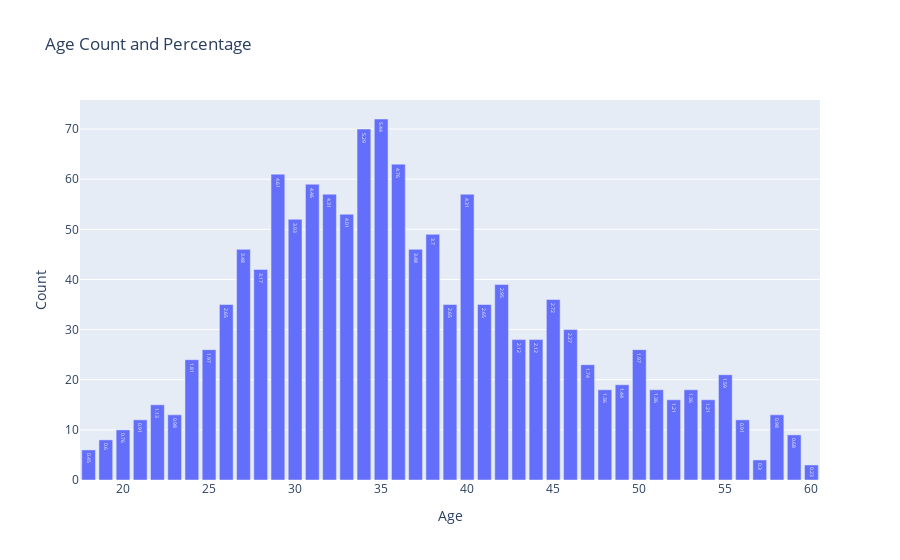
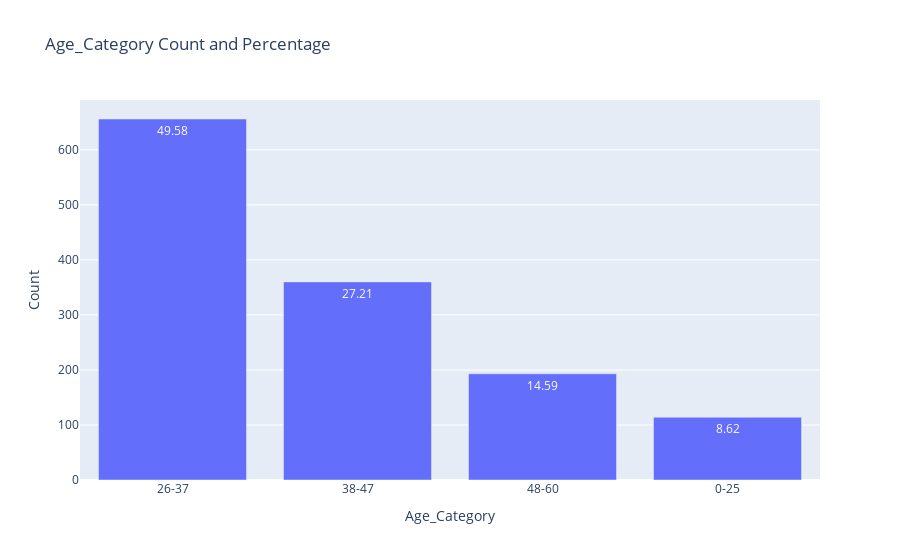

Here is the notebook cell these charts were saved with, in order:
### Code cell
# Display descriptive statistics of 'Age' column
print("Descriptive statistics of 'Age' column:")
print(data['Age'].describe())

# Categorize 'Age' column into 4 categories
data['Age_Category'] = pd.cut(data['Age'], bins=[-1, 25, 37, 47, data['Age'].max()], labels=['0-25', '26-37', '38-47', f'48-{data["Age"].max()}'])

# Display data with 'Age' and 'Age_Category' columns
print("\nData with 'Age' and 'Age_Category' columns:")
print(data[['Age', 'Age_Category']].head(10))

# Display count and percentage of each category in 'Age' column
cat_summary_plotly(data, 'Age')
# Display count and percentage of each category in 'Age_Category' column
cat_summary_plotly(data, 'Age_Category')

### Figure 1 — Plotly figure (JSON) as saved in the notebook; plotly's stock layout.template omitted (floating-point values rounded to 4 significant figures)
{"data": [{"alignmentgroup": "True", "hovertemplate": "Age=%{x}<br>Count=%{y}<br>Percentage=%{text}<extra></extra>", "legendgroup": "", "marker": {"color": "#636efa", "pattern": {"shape": ""}}, "name": "", "offsetgroup": "", "orientation": "v", "showlegend": false, "text": [5.44, 5.29, 4.76, 4.61, 4.46, 4.31, 4.31, 4.01, 3.93, 3.7, 3.48, 3.48, 3.17, 2.95, 2.72, 2.65, 2.65, 2.65, 2.27, 2.12, 2.12, 1.97, 1.97, 1.81, 1.74, 1.59, 1.44, 1.36, 1.36, 1.36, 1.21, 1.21, 1.13, 0.98, 0.98, 0.91, 0.91, 0.76, 0.68, 0.6, 0.45, 0.3, 0.23], "textposition": "auto", "type": "bar", "x": [35, 34, 36, 29, 31, 32, 40, 33, 30, 38, 37, 27, 28, 42, 45, 41, 26, 39, 46, 43, 44, 50, 25, 24, 47, 55, 49, 51, 53, 48, 52, 54, 22, 58, 23, 21, 56, 20, 59, 19, 18, 57, 60], "xaxis": "x", "y": [72, 70, 63, 61, 59, 57, 57, 53, 52, 49, 46, 46, 42, 39, 36, 35, 35, 35, 30, 28, 28, 26, 26, 24, 23, 21, 19, 18, 18, 18, 16, 16, 15, 13, 13, 12, 12, 10, 9, 8, 6, 4, 3], "yaxis": "y"}], "layout": {"barmode": "relative", "legend": {"tracegroupgap": 0}, "title": {"text": "Age Count and Percentage"}, "xaxis": {"anchor": "y", "domain": [0, 1], "title": {"text": "Age"}}, "yaxis": {"anchor": "x", "domain": [0, 1], "title": {"text": "Count"}}}}

### Figure 2 — Plotly figure (JSON) as saved in the notebook; plotly's stock layout.template omitted (floating-point values rounded to 4 significant figures)
{"data": [{"alignmentgroup": "True", "hovertemplate": "Age_Category=%{x}<br>Count=%{y}<br>Percentage=%{text}<extra></extra>", "legendgroup": "", "marker": {"color": "#636efa", "pattern": {"shape": ""}}, "name": "", "offsetgroup": "", "orientation": "v", "showlegend": false, "text": [49.58, 27.21, 14.59, 8.62], "textposition": "auto", "type": "bar", "x": ["26-37", "38-47", "48-60", "0-25"], "xaxis": "x", "y": [656, 360, 193, 114], "yaxis": "y"}], "layout": {"barmode": "relative", "legend": {"tracegroupgap": 0}, "title": {"text": "Age_Category Count and Percentage"}, "xaxis": {"anchor": "y", "domain": [0, 1], "title": {"text": "Age_Category"}}, "yaxis": {"anchor": "x", "domain": [0, 1], "title": {"text": "Count"}}}}
